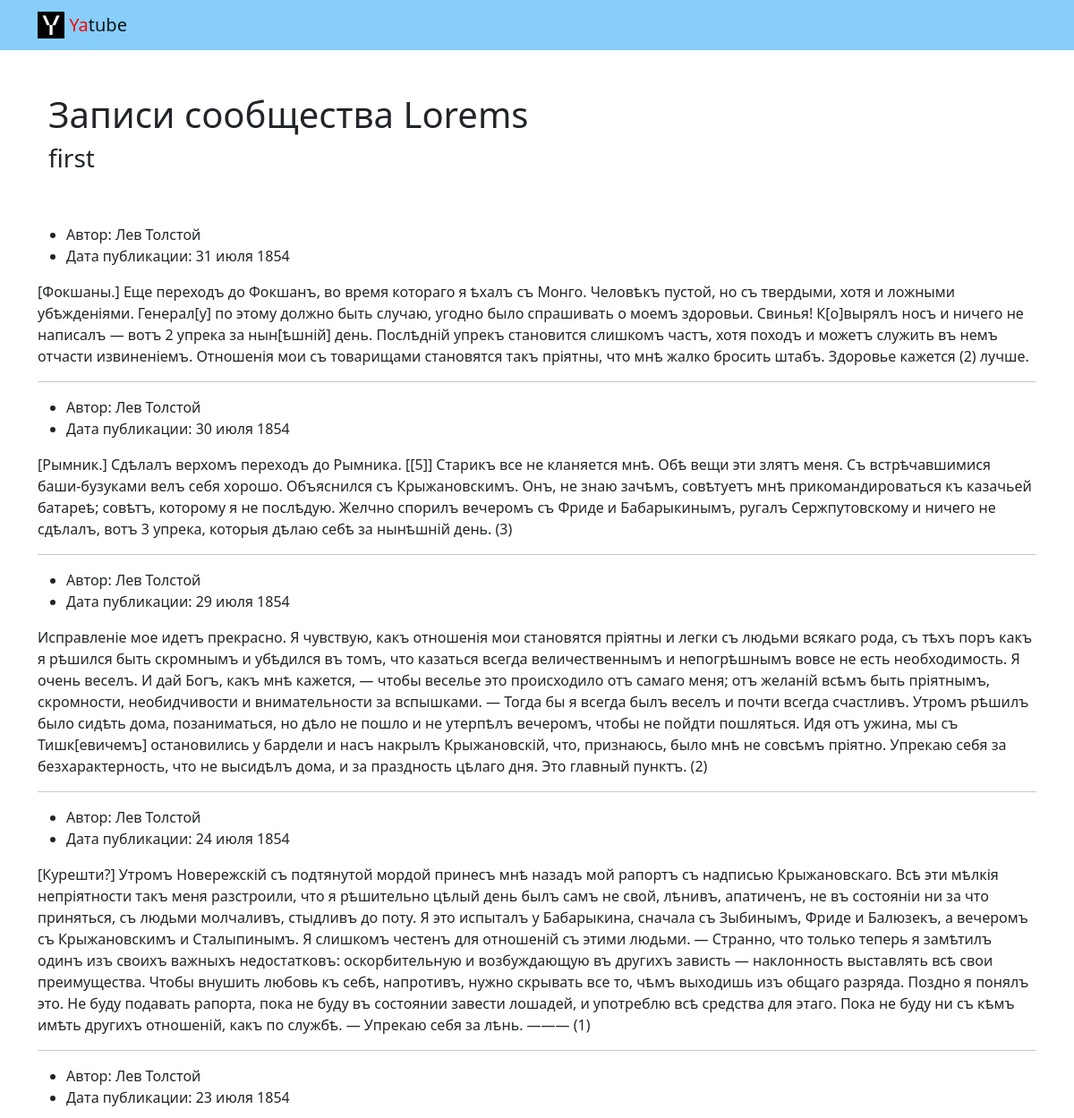
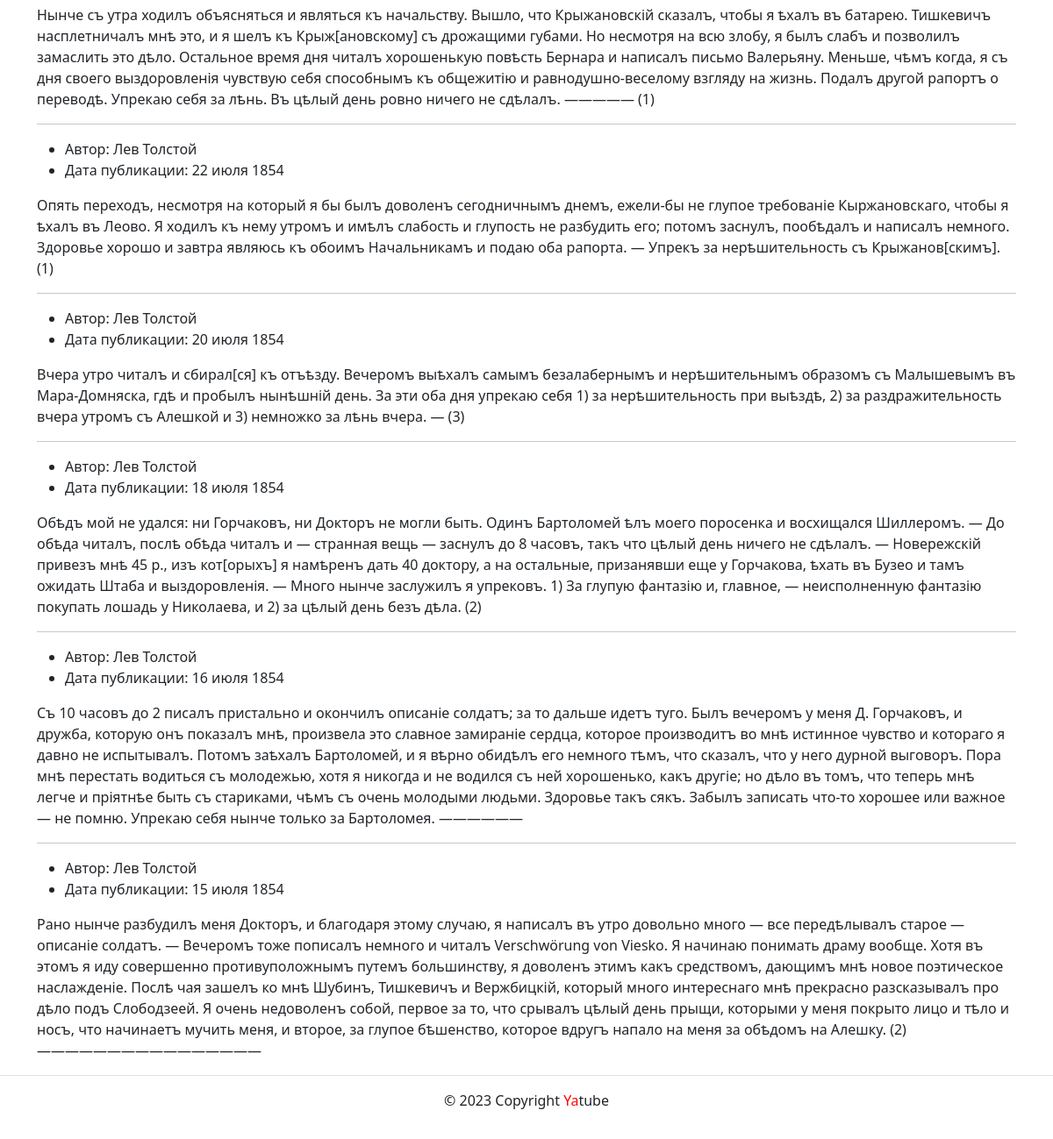
/group/1/, run on the app's committed database (2 pictures, top to bottom).
### posts/models.py (models this page shows, shortened)
class Group(models.Model):
    title = models.CharField(max_length=200)
    slug = models.SlugField(unique=True)
    description = models.TextField()

class Post(models.Model):
    text = models.TextField()
    pub_date = models.DateTimeField(auto_now_add=True)
    author = models.ForeignKey(
        User,
        on_delete=models.CASCADE,
        related_name='posts'
    )
    group = models.ForeignKey(
        Group,
        blank=True,
        null=True,
        on_delete=models.PROTECT,
        related_name='groups'
    )
    class Meta:
        ordering = ['-pub_date']

### posts/views.py (the view)
# urls.py: path('group/<slug>/', views.group_posts, name='group_list'),
def group_posts(request, slug):
    group = get_object_or_404(Group, slug=slug)
    posts = Post.objects.filter(group=group)[:10]
    context = {
        'group': group,
        'posts': posts,
    }
    return render(request, 'posts/group_list.html', context)

### templates/posts/group_list.html (shortened to what this page needs)
{% extends 'base.html' %}
{% block content %}
  <div class="container py-5">
    <h1> Записи сообщества {{ group.title }} </h1>
    <h3> {{ group.description }} </h3>
  </div>
  {% for post in posts %}
    {% include 'includes/publication.html' %}
    {% if not forloop.last %}<hr>{% endif %}
  {% endfor %}
{% endblock %}

### templates/includes/publication.html
<ul>
    <li>
        Автор: {{ post.author.get_full_name }}
    </li>
    <li>
        Дата публикации: {{ post.pub_date|date:"d E Y" }}
    </li>
</ul>
<p>{{ post.text }}</p>

### data on the page
Group: title "Lorems", description "first"
Post: author.get_full_name "Лев Толстой", pub_date "31 июля 1854", text "[Фокшаны.] Еще переходъ до Фокшанъ, во время котораго я ѣхалъ съ Монго. Человѣкъ пустой, но съ твердыми, хотя и ложными убѣжденіями. Генерал[у] по этому должно быть случаю, угодно было спрашивать о моемъ здоровьи. Свинья! К[о]вырялъ носъ и ничего не написалъ — вотъ 2 упрека за нын[ѣшній] день. Послѣдній упрекъ становится слишкомъ частъ, хотя походъ и можетъ служить въ немъ отчасти извиненіемъ. Отношенія мои съ товарищами становятся такъ пріятны, что мнѣ жалко бросить штабъ. Здоровье кажется (2) лучше."
Post: author.get_full_name "Лев Толстой", pub_date "30 июля 1854", text "[Рымник.] Сдѣлалъ верхомъ переходъ до Рымника. [[5]] Старикъ все не кланяется мнѣ. Обѣ вещи эти злятъ меня. Съ встрѣчавшимися баши-бузуками велъ себя хорошо. Объяснился съ Крыжановскимъ. Онъ, не знаю зачѣмъ, совѣтуетъ мнѣ прикомандироваться къ казачьей батареѣ; совѣтъ, которому я не послѣдую. Желчно спорилъ вечеромъ съ Фриде и Бабарыкинымъ, ругалъ Сержпутовскому и ничего не сдѣлалъ, вотъ 3 упрека, которыя дѣлаю себѣ за нынѣшній день. (3)"
Post: author.get_full_name "Лев Толстой", pub_date "29 июля 1854", text "Исправленіе мое идетъ прекрасно. Я чувствую, какъ отношенія мои становятся пріятны и легки съ людьми всякаго рода, съ тѣхъ поръ какъ я рѣшился быть скромнымъ и убѣдился въ томъ, что казаться всегда величественнымъ и непогрѣшнымъ вовсе не есть необходимость. Я очень веселъ. И дай Богъ, какъ мнѣ кажется, — чтобы веселье это происходило отъ самаго меня; отъ желаній всѣмъ быть пріятнымъ, скромности, необидчивости и внимательности за вспышками. — Тогда бы я всегда былъ веселъ и почти всегда счастливъ. Утромъ рѣшилъ было сидѣть дома, позаниматься, но дѣло не пошло и не утерпѣлъ вечеромъ, чтобы не пойдти пошляться. Идя отъ ужина, мы съ Тишк[евичемъ] остановились у бардели и насъ накрылъ…"
Post: author.get_full_name "Лев Толстой", pub_date "24 июля 1854", text "[Курешти?] Утромъ Новережскій съ подтянутой мордой принесъ мнѣ назадъ мой рапортъ съ надписью Крыжановскаго. Всѣ эти мѣлкія непріятности такъ меня разстроили, что я рѣшительно цѣлый день былъ самъ не свой, лѣнивъ, апатиченъ, не въ состояніи ни за что приняться, съ людьми молчаливъ, стыдливъ до поту. Я это испыталъ у Бабарыкина, сначала съ Зыбинымъ, Фриде и Балюзекъ, а вечеромъ съ Крыжановскимъ и Сталыпинымъ. Я слишкомъ честенъ для отношеній съ этими людьми. — Странно, что только теперь я замѣтилъ одинъ изъ своихъ важныхъ недостатковъ: оскорбительную и возбуждающую въ другихъ зависть — наклонность выставлять всѣ свои преимущества. Чтобы внушить любовь къ себѣ, напротивъ, нужно скрывать все…"
Post: author.get_full_name "Лев Толстой", pub_date "23 июля 1854", text "Нынче съ утра ходилъ объясняться и являться къ начальству. Вышло, что Крыжановскій сказалъ, чтобы я ѣхалъ въ батарею. Тишкевичъ насплетничалъ мнѣ это, и я шелъ къ Крыж[ановскому] съ дрожащими губами. Но несмотря на всю злобу, я былъ слабъ и позволилъ замаслить это дѣло. Остальное время дня читалъ хорошенькую повѣсть Бернара и написалъ письмо Валерьяну. Меньше, чѣмъ когда, я съ дня своего выздоровленія чувствую себя способнымъ къ общежитію и равнодушно-веселому взгляду на жизнь. Подалъ другой рапортъ о переводѣ. Упрекаю себя за лѣнь. Въ цѣлый день ровно ничего не сдѣлалъ. ————— (1)"
Post: author.get_full_name "Лев Толстой", pub_date "22 июля 1854", text "Опять переходъ, несмотря на который я бы былъ доволенъ сегодничнымъ днемъ, ежели-бы не глупое требованіе Кыржановскаго, чтобы я ѣхалъ въ Леово. Я ходилъ къ нему утромъ и имѣлъ слабость и глупость не разбудить его; потомъ заснулъ, пообѣдалъ и написалъ немного. Здоровье хорошо и завтра являюсь къ обоимъ Начальникамъ и подаю оба рапорта. — Упрекъ за нерѣшительность съ Крыжанов[скимъ]. (1)"
Post: author.get_full_name "Лев Толстой", pub_date "20 июля 1854", text "Вчера утро читалъ и сбирал[ся] къ отъѣзду. Вечеромъ выѣхалъ самымъ безалабернымъ и нерѣшительнымъ образомъ съ Малышевымъ въ Мара-Домняска, гдѣ и пробылъ нынѣшній день. За эти оба дня упрекаю себя 1) за нерѣшительность при выѣздѣ, 2) за раздражительность вчера утромъ съ Алешкой и 3) немножко за лѣнь вчера. — (3)"
Post: author.get_full_name "Лев Толстой", pub_date "18 июля 1854", text "Обѣдъ мой не удался: ни Горчаковъ, ни Докторъ не могли быть. Одинъ Бартоломей ѣлъ моего поросенка и восхищался Шиллеромъ. — До обѣда читалъ, послѣ обѣда читалъ и — странная вещь — заснулъ до 8 часовъ, такъ что цѣлый день ничего не сдѣлалъ. — Новережскій привезъ мнѣ 45 р., изъ кот[орыхъ] я намѣренъ дать 40 доктору, а на остальные, призанявши еще у Горчакова, ѣхать въ Бузео и тамъ ожидать Штаба и выздоровленія. — Много нынче заслужилъ я упрековъ. 1) За глупую фантазію и, главное, — неисполненную фантазію покупать лошадь у Николаева, и 2) за цѣлый день безъ дѣла. (2)"
Post: author.get_full_name "Лев Толстой", pub_date "16 июля 1854", text "Съ 10 часовъ до 2 писалъ пристально и окончилъ описаніе солдатъ; за то дальше идетъ туго. Былъ вечеромъ у меня Д. Горчаковъ, и дружба, которую онъ показалъ мнѣ, произвела это славное замираніе сердца, которое производитъ во мнѣ истинное чувство и котораго я давно не испытывалъ. Потомъ заѣхалъ Бартоломей, и я вѣрно обидѣлъ его немного тѣмъ, что сказалъ, что у него дурной выговоръ. Пора мнѣ перестать водиться съ молодежью, хотя я никогда и не водился съ ней хорошенько, какъ другіе; но дѣло въ томъ, что теперь мнѣ легче и пріятнѣе быть съ стариками, чѣмъ съ очень молодыми людьми. Здоровье такъ сякъ. Забылъ записать что-то хорошее или важное — не помню. Упрекаю себя нынче только за Бартоломея.…"
Post: author.get_full_name "Лев Толстой", pub_date "15 июля 1854", text "Рано нынче разбудилъ меня Докторъ, и благодаря этому случаю, я написалъ въ утро довольно много — все передѣлывалъ старое — описаніе солдатъ. — Вечеромъ тоже пописалъ немного и читалъ Verschwörung von Viesko. Я начинаю понимать драму вообще. Хотя въ этомъ я иду совершенно противуположнымъ путемъ большинству, я доволенъ этимъ какъ средствомъ, дающимъ мнѣ новое поэтическое наслажденіе. Послѣ чая зашелъ ко мнѣ Шубинъ, Тишкевичъ и Вержбицкій, который много интереснаго мнѣ прекрасно разсказывалъ про дѣло подъ Слободзеей. Я очень недоволенъ собой, первое за то, что срывалъ цѣлый день прыщи, которыми у меня покрыто лицо и тѣло и носъ, что начинаетъ мучить меня, и второе, за глупое бѣшенство,…"
